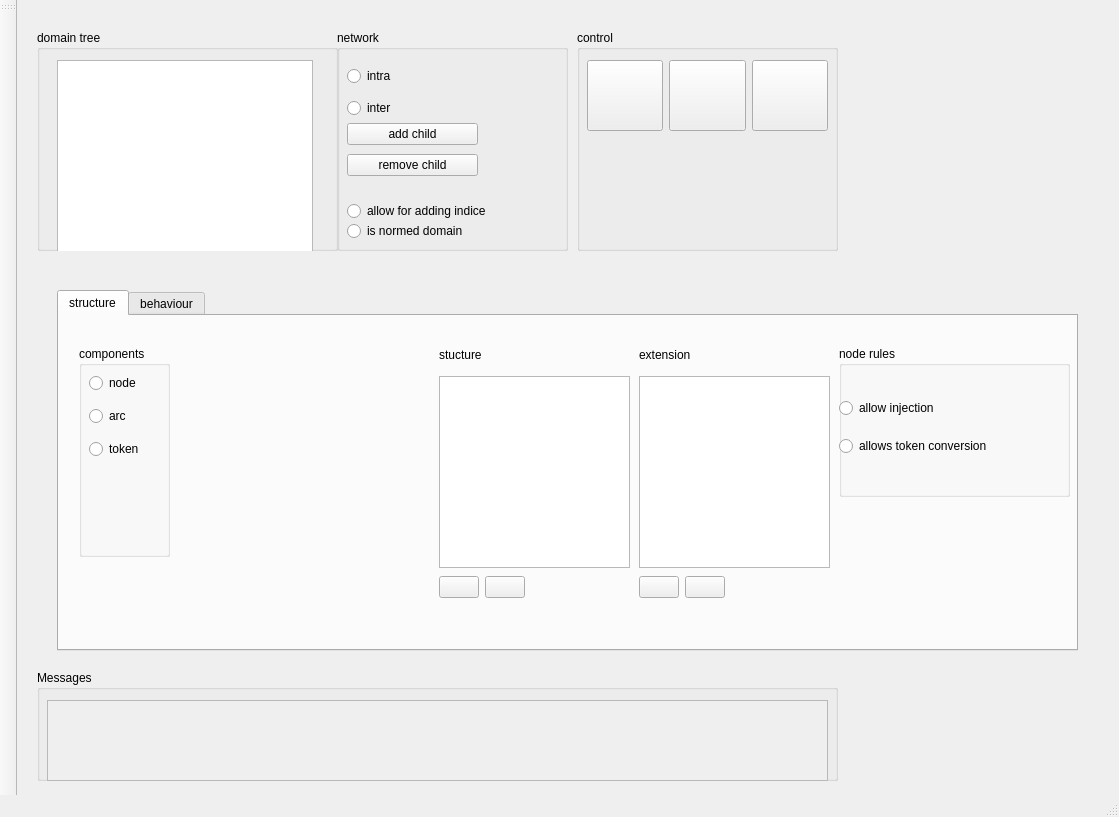
<?xml version="1.0" encoding="UTF-8"?>
<ui version="4.0">
 <class>MainWindow</class>
 <widget class="QMainWindow" name="MainWindow">
  <property name="geometry">
   <rect>
    <x>0</x>
    <y>0</y>
    <width>1119</width>
    <height>817</height>
   </rect>
  </property>
  <property name="sizePolicy">
   <sizepolicy hsizetype="Expanding" vsizetype="Expanding">
    <horstretch>0</horstretch>
    <verstretch>0</verstretch>
   </sizepolicy>
  </property>
  <property name="minimumSize">
   <size>
    <width>100</width>
    <height>0</height>
   </size>
  </property>
  <property name="windowTitle">
   <string>Process Modeller</string>
  </property>
  <property name="dockNestingEnabled">
   <bool>false</bool>
  </property>
  <property name="dockOptions">
   <set>QMainWindow::AllowTabbedDocks|QMainWindow::AnimatedDocks|QMainWindow::ForceTabbedDocks|QMainWindow::VerticalTabs</set>
  </property>
  <widget class="QWidget" name="centralwidget">
   <property name="layoutDirection">
    <enum>Qt::LeftToRight</enum>
   </property>
   <widget class="QGroupBox" name="groupBoxNetwork">
    <property name="geometry">
     <rect>
      <x>320</x>
      <y>30</y>
      <width>231</width>
      <height>221</height>
     </rect>
    </property>
    <property name="title">
     <string>network</string>
    </property>
    <widget class="QWidget" name="layoutWidget">
     <property name="geometry">
      <rect>
       <x>10</x>
       <y>30</y>
       <width>69</width>
       <height>66</height>
      </rect>
     </property>
     <layout class="QVBoxLayout" name="verticalLayout_3">
      <item>
       <widget class="QRadioButton" name="radioButtonIntra">
        <property name="text">
         <string>intra</string>
        </property>
       </widget>
      </item>
      <item>
       <widget class="QRadioButton" name="radioButtonInter">
        <property name="text">
         <string>inter</string>
        </property>
       </widget>
      </item>
     </layout>
    </widget>
    <widget class="QWidget" name="layoutWidget">
     <property name="geometry">
      <rect>
       <x>10</x>
       <y>90</y>
       <width>131</width>
       <height>61</height>
      </rect>
     </property>
     <layout class="QVBoxLayout" name="verticalLayout_4">
      <item>
       <widget class="QPushButton" name="pushAddChild">
        <property name="text">
         <string>add child</string>
        </property>
       </widget>
      </item>
      <item>
       <widget class="QPushButton" name="pushRemoveChild">
        <property name="text">
         <string>remove child</string>
        </property>
       </widget>
      </item>
     </layout>
    </widget>
    <widget class="QRadioButton" name="radioButtonIsEnableAddingIndex">
     <property name="geometry">
      <rect>
       <x>10</x>
       <y>170</y>
       <width>201</width>
       <height>22</height>
      </rect>
     </property>
     <property name="toolTip">
      <string extracomment="enable if variable class is represent the state for the node"/>
     </property>
     <property name="text">
      <string>allow for adding indice</string>
     </property>
     <property name="autoExclusive">
      <bool>false</bool>
     </property>
    </widget>
    <widget class="QRadioButton" name="radioButtonNormedDomain">
     <property name="geometry">
      <rect>
       <x>10</x>
       <y>190</y>
       <width>201</width>
       <height>22</height>
      </rect>
     </property>
     <property name="toolTip">
      <string extracomment="enable if variable class is represent the state for the node"/>
     </property>
     <property name="text">
      <string>is normed domain</string>
     </property>
     <property name="autoExclusive">
      <bool>false</bool>
     </property>
    </widget>
   </widget>
   <widget class="QGroupBox" name="groupBoxFile">
    <property name="geometry">
     <rect>
      <x>560</x>
      <y>30</y>
      <width>261</width>
      <height>221</height>
     </rect>
    </property>
    <property name="title">
     <string>control</string>
    </property>
    <widget class="QWidget" name="layoutWidget">
     <property name="geometry">
      <rect>
       <x>10</x>
       <y>30</y>
       <width>241</width>
       <height>71</height>
      </rect>
     </property>
     <layout class="QHBoxLayout" name="horizontalLayout_4">
      <property name="sizeConstraint">
       <enum>QLayout::SetNoConstraint</enum>
      </property>
      <item>
       <widget class="QPushButton" name="pushSave">
        <property name="sizePolicy">
         <sizepolicy hsizetype="Expanding" vsizetype="Expanding">
          <horstretch>0</horstretch>
          <verstretch>0</verstretch>
         </sizepolicy>
        </property>
        <property name="toolTip">
         <string>save ProMo base ontology</string>
        </property>
        <property name="text">
         <string/>
        </property>
       </widget>
      </item>
      <item>
       <widget class="QPushButton" name="pushInfo">
        <property name="sizePolicy">
         <sizepolicy hsizetype="Expanding" vsizetype="Expanding">
          <horstretch>0</horstretch>
          <verstretch>0</verstretch>
         </sizepolicy>
        </property>
        <property name="toolTip">
         <string>information</string>
        </property>
        <property name="text">
         <string/>
        </property>
       </widget>
      </item>
      <item>
       <widget class="QPushButton" name="pushGraph">
        <property name="sizePolicy">
         <sizepolicy hsizetype="Expanding" vsizetype="Expanding">
          <horstretch>0</horstretch>
          <verstretch>0</verstretch>
         </sizepolicy>
        </property>
        <property name="toolTip">
         <string>make ProMo ontology graph</string>
        </property>
        <property name="text">
         <string/>
        </property>
       </widget>
      </item>
     </layout>
    </widget>
   </widget>
   <widget class="QTabWidget" name="tabWidget">
    <property name="geometry">
     <rect>
      <x>40</x>
      <y>290</y>
      <width>1021</width>
      <height>361</height>
     </rect>
    </property>
    <property name="toolTip">
     <string>&lt;html&gt;&lt;head/&gt;&lt;body&gt;&lt;p&gt;defines &lt;span style=&quot; font-weight:600;&quot;&gt;structure&lt;/span&gt; --&amp;gt; bookkeeping &lt;/p&gt;&lt;p&gt;&lt;span style=&quot; font-weight:600;&quot;&gt;behaviour&lt;/span&gt; --&amp;gt; taxonometry of variabless&lt;/p&gt;&lt;/body&gt;&lt;/html&gt;</string>
    </property>
    <property name="currentIndex">
     <number>0</number>
    </property>
    <widget class="QWidget" name="tab_structure">
     <attribute name="title">
      <string>structure</string>
     </attribute>
     <attribute name="toolTip">
      <string>&lt;html&gt;&lt;head/&gt;&lt;body&gt;&lt;p&gt;structure the section that servest the bookkeeping. &lt;/p&gt;&lt;p&gt;Contains all items that appear in the models&lt;/p&gt;&lt;p&gt;&lt;span style=&quot; font-weight:600;&quot;&gt;nodes&lt;/span&gt;: dynamics and distribution nature, &lt;/p&gt;&lt;p&gt;&lt;span style=&quot; font-weight:600;&quot;&gt;arcs&lt;/span&gt; for each type of token the transport nature and the distribution nature, &lt;/p&gt;&lt;p&gt;&lt;span style=&quot; font-weight:600;&quot;&gt;tokens&lt;/span&gt;: token item and refinement &lt;/p&gt;&lt;/body&gt;&lt;/html&gt;</string>
     </attribute>
     <widget class="QGroupBox" name="groupBoxStructureComponents">
      <property name="geometry">
       <rect>
        <x>20</x>
        <y>30</y>
        <width>91</width>
        <height>211</height>
       </rect>
      </property>
      <property name="title">
       <string>components</string>
      </property>
      <widget class="QWidget" name="layoutWidget">
       <property name="geometry">
        <rect>
         <x>10</x>
         <y>20</y>
         <width>74</width>
         <height>101</height>
        </rect>
       </property>
       <layout class="QVBoxLayout" name="verticalLayout">
        <item>
         <widget class="QRadioButton" name="radioButtonStructureNode">
          <property name="text">
           <string>node</string>
          </property>
         </widget>
        </item>
        <item>
         <widget class="QRadioButton" name="radioButtonStructureArc">
          <property name="text">
           <string>arc</string>
          </property>
         </widget>
        </item>
        <item>
         <widget class="QRadioButton" name="radioButtonStructureToken">
          <property name="text">
           <string>token</string>
          </property>
         </widget>
        </item>
       </layout>
      </widget>
     </widget>
     <widget class="QWidget" name="widgetToken" native="true">
      <property name="geometry">
       <rect>
        <x>120</x>
        <y>10</y>
        <width>251</width>
        <height>301</height>
       </rect>
      </property>
      <widget class="QWidget" name="horizontalLayoutWidget">
       <property name="geometry">
        <rect>
         <x>10</x>
         <y>50</y>
         <width>231</width>
         <height>191</height>
        </rect>
       </property>
       <layout class="QHBoxLayout" name="horizontalLayoutToken"/>
      </widget>
     </widget>
     <widget class="QListWidget" name="listViewStructure">
      <property name="geometry">
       <rect>
        <x>380</x>
        <y>60</y>
        <width>191</width>
        <height>192</height>
       </rect>
      </property>
      <property name="toolTip">
       <string>&lt;html&gt;&lt;head/&gt;&lt;body&gt;&lt;p&gt;click once to select&lt;/p&gt;&lt;p&gt;twice to jump to definition location&lt;/p&gt;&lt;/body&gt;&lt;/html&gt;</string>
      </property>
     </widget>
     <widget class="QListWidget" name="listViewStructureExtension">
      <property name="geometry">
       <rect>
        <x>580</x>
        <y>60</y>
        <width>191</width>
        <height>192</height>
       </rect>
      </property>
      <property name="toolTip">
       <string>&lt;html&gt;&lt;head/&gt;&lt;body&gt;&lt;p&gt;click once to select&lt;/p&gt;&lt;p&gt;twice to jump to definition location&lt;/p&gt;&lt;/body&gt;&lt;/html&gt;</string>
      </property>
     </widget>
     <widget class="QWidget" name="layoutWidget">
      <property name="geometry">
       <rect>
        <x>380</x>
        <y>260</y>
        <width>120</width>
        <height>41</height>
       </rect>
      </property>
      <layout class="QHBoxLayout" name="horizontalLayout">
       <property name="sizeConstraint">
        <enum>QLayout::SetFixedSize</enum>
       </property>
       <item>
        <widget class="QPushButton" name="pushNewStructureElement">
         <property name="toolTip">
          <string>add</string>
         </property>
         <property name="text">
          <string/>
         </property>
        </widget>
       </item>
       <item>
        <widget class="QPushButton" name="pushDeleteStructureElement">
         <property name="toolTip">
          <string>remove</string>
         </property>
         <property name="text">
          <string/>
         </property>
        </widget>
       </item>
      </layout>
     </widget>
     <widget class="QWidget" name="layoutWidget">
      <property name="geometry">
       <rect>
        <x>580</x>
        <y>260</y>
        <width>120</width>
        <height>41</height>
       </rect>
      </property>
      <layout class="QHBoxLayout" name="horizontalLayout_2">
       <property name="sizeConstraint">
        <enum>QLayout::SetFixedSize</enum>
       </property>
       <item>
        <widget class="QPushButton" name="pushNewStructureElementExtension">
         <property name="toolTip">
          <string>add</string>
         </property>
         <property name="text">
          <string/>
         </property>
        </widget>
       </item>
       <item>
        <widget class="QPushButton" name="pushDeleteStructureElementExtension">
         <property name="toolTip">
          <string>remove</string>
         </property>
         <property name="text">
          <string/>
         </property>
        </widget>
       </item>
      </layout>
     </widget>
     <widget class="QLabel" name="labelStructure">
      <property name="geometry">
       <rect>
        <x>380</x>
        <y>30</y>
        <width>161</width>
        <height>17</height>
       </rect>
      </property>
      <property name="text">
       <string>stucture</string>
      </property>
     </widget>
     <widget class="QLabel" name="labelStructureExtension">
      <property name="geometry">
       <rect>
        <x>580</x>
        <y>30</y>
        <width>181</width>
        <height>17</height>
       </rect>
      </property>
      <property name="text">
       <string>extension</string>
      </property>
     </widget>
     <widget class="QGroupBox" name="groupBoxStructureRules">
      <property name="geometry">
       <rect>
        <x>780</x>
        <y>30</y>
        <width>231</width>
        <height>151</height>
       </rect>
      </property>
      <property name="title">
       <string>node rules</string>
      </property>
      <widget class="QWidget" name="verticalLayoutWidget_2">
       <property name="geometry">
        <rect>
         <x>0</x>
         <y>40</y>
         <width>231</width>
         <height>83</height>
        </rect>
       </property>
       <layout class="QVBoxLayout" name="verticalLayout_6">
        <item>
         <widget class="QRadioButton" name="radioButtonAllowsInjection">
          <property name="toolTip">
           <string extracomment="allows for injecting tokens"/>
          </property>
          <property name="text">
           <string>allow injection</string>
          </property>
          <property name="autoExclusive">
           <bool>false</bool>
          </property>
         </widget>
        </item>
        <item>
         <widget class="QRadioButton" name="radioButtonAllowsTokenConversion">
          <property name="toolTip">
           <string extracomment="allows for injecting token conversions"/>
          </property>
          <property name="text">
           <string>allows token conversion</string>
          </property>
          <property name="autoExclusive">
           <bool>false</bool>
          </property>
         </widget>
        </item>
       </layout>
      </widget>
     </widget>
    </widget>
    <widget class="QWidget" name="tab_behaviour">
     <attribute name="title">
      <string>behaviour</string>
     </attribute>
     <attribute name="toolTip">
      <string>&lt;html&gt;&lt;head/&gt;&lt;body&gt;&lt;p&gt;&lt;span style=&quot; font-weight:600;&quot;&gt;behaviour&lt;/span&gt;: &lt;/p&gt;&lt;p&gt;&lt;span style=&quot; font-weight:600;&quot;&gt;graph&lt;/span&gt; --&amp;gt; network,&lt;/p&gt;&lt;p&gt;&lt;span style=&quot; font-weight:600;&quot;&gt;node&lt;/span&gt; : constant, frame and state, &lt;/p&gt;&lt;p&gt;&lt;span style=&quot; font-weight:600;&quot;&gt;arc&lt;/span&gt;: transport&lt;/p&gt;&lt;/body&gt;&lt;/html&gt;</string>
     </attribute>
     <widget class="QWidget" name="layoutWidget">
      <property name="geometry">
       <rect>
        <x>150</x>
        <y>260</y>
        <width>120</width>
        <height>41</height>
       </rect>
      </property>
      <layout class="QHBoxLayout" name="horizontalLayout_3">
       <property name="sizeConstraint">
        <enum>QLayout::SetFixedSize</enum>
       </property>
       <item>
        <widget class="QPushButton" name="pushNewBehaviourElement">
         <property name="text">
          <string/>
         </property>
        </widget>
       </item>
       <item>
        <widget class="QPushButton" name="pushDeleteBehaviourElement">
         <property name="text">
          <string/>
         </property>
        </widget>
       </item>
      </layout>
     </widget>
     <widget class="QGroupBox" name="groupBoxBehaviourComponents">
      <property name="geometry">
       <rect>
        <x>40</x>
        <y>40</y>
        <width>91</width>
        <height>211</height>
       </rect>
      </property>
      <property name="title">
       <string>components</string>
      </property>
      <widget class="QWidget" name="layoutWidget">
       <property name="geometry">
        <rect>
         <x>10</x>
         <y>20</y>
         <width>75</width>
         <height>101</height>
        </rect>
       </property>
       <layout class="QVBoxLayout" name="verticalLayout_2">
        <item>
         <widget class="QRadioButton" name="radioButtonBehaviourGraph">
          <property name="text">
           <string>graph</string>
          </property>
         </widget>
        </item>
        <item>
         <widget class="QRadioButton" name="radioButtonBehaviourNode">
          <property name="text">
           <string>node</string>
          </property>
         </widget>
        </item>
        <item>
         <widget class="QRadioButton" name="radioButtonBehaviourArc">
          <property name="text">
           <string>arc</string>
          </property>
         </widget>
        </item>
       </layout>
      </widget>
     </widget>
     <widget class="QListWidget" name="listViewBehaviour">
      <property name="geometry">
       <rect>
        <x>150</x>
        <y>60</y>
        <width>191</width>
        <height>192</height>
       </rect>
      </property>
      <property name="toolTip">
       <string>&lt;html&gt;&lt;head/&gt;&lt;body&gt;&lt;p&gt;&lt;span style=&quot; font-weight:600;&quot;&gt;single&lt;/span&gt; click   --&amp;gt; select&lt;/p&gt;&lt;p&gt;&lt;span style=&quot; font-weight:600;&quot;&gt;double&lt;/span&gt; click --&amp;gt; jump to where item has been defined&lt;/p&gt;&lt;/body&gt;&lt;/html&gt;</string>
      </property>
     </widget>
     <widget class="QGroupBox" name="groupBoxBehaviourRules">
      <property name="geometry">
       <rect>
        <x>370</x>
        <y>40</y>
        <width>341</width>
        <height>211</height>
       </rect>
      </property>
      <property name="title">
       <string>variable rules</string>
      </property>
      <widget class="QWidget" name="verticalLayoutWidget">
       <property name="geometry">
        <rect>
         <x>10</x>
         <y>50</y>
         <width>303</width>
         <height>83</height>
        </rect>
       </property>
       <layout class="QVBoxLayout" name="verticalLayout_5">
        <item>
         <widget class="QRadioButton" name="radioButtonHasPortVariables">
          <property name="toolTip">
           <string extracomment="enable if the variable class can have port variables"/>
          </property>
          <property name="text">
           <string>has port variables</string>
          </property>
          <property name="autoExclusive">
           <bool>false</bool>
          </property>
         </widget>
        </item>
        <item>
         <widget class="QRadioButton" name="radioButtonHasPersistantVariables">
          <property name="toolTip">
           <string extracomment="persistant variables cannot be deleted"/>
          </property>
          <property name="text">
           <string>has persistent variables</string>
          </property>
          <property name="autoExclusive">
           <bool>false</bool>
          </property>
         </widget>
        </item>
        <item>
         <widget class="QRadioButton" name="radioButtonAreConstants">
          <property name="toolTip">
           <string extracomment="will normally be instantiated with a number"/>
          </property>
          <property name="text">
           <string>are constants -&gt; numerically instantiated</string>
          </property>
          <property name="autoExclusive">
           <bool>false</bool>
          </property>
         </widget>
        </item>
       </layout>
      </widget>
     </widget>
    </widget>
   </widget>
   <widget class="QGroupBox" name="groupBox">
    <property name="geometry">
     <rect>
      <x>20</x>
      <y>30</y>
      <width>301</width>
      <height>221</height>
     </rect>
    </property>
    <property name="title">
     <string>domain tree</string>
    </property>
    <widget class="QTreeWidget" name="treeWidget">
     <property name="geometry">
      <rect>
       <x>20</x>
       <y>30</y>
       <width>256</width>
       <height>192</height>
      </rect>
     </property>
     <property name="toolTip">
      <string>ProMo ontology domain tree</string>
     </property>
     <attribute name="headerVisible">
      <bool>false</bool>
     </attribute>
     <column>
      <property name="text">
       <string notr="true">1</string>
      </property>
     </column>
    </widget>
   </widget>
   <widget class="QGroupBox" name="groupBox_2">
    <property name="geometry">
     <rect>
      <x>20</x>
      <y>670</y>
      <width>801</width>
      <height>111</height>
     </rect>
    </property>
    <property name="title">
     <string>Messages</string>
    </property>
    <widget class="QTextBrowser" name="msgWindow">
     <property name="enabled">
      <bool>false</bool>
     </property>
     <property name="geometry">
      <rect>
       <x>10</x>
       <y>30</y>
       <width>781</width>
       <height>81</height>
      </rect>
     </property>
     <property name="palette">
      <palette>
       <active>
        <colorrole role="WindowText">
         <brush brushstyle="SolidPattern">
          <color alpha="255">
           <red>76</red>
           <green>76</green>
           <blue>76</blue>
          </color>
         </brush>
        </colorrole>
        <colorrole role="Text">
         <brush brushstyle="SolidPattern">
          <color alpha="255">
           <red>60</red>
           <green>60</green>
           <blue>60</blue>
          </color>
         </brush>
        </colorrole>
        <colorrole role="PlaceholderText">
         <brush brushstyle="NoBrush">
          <color alpha="128">
           <red>60</red>
           <green>60</green>
           <blue>60</blue>
          </color>
         </brush>
        </colorrole>
       </active>
       <inactive>
        <colorrole role="WindowText">
         <brush brushstyle="SolidPattern">
          <color alpha="255">
           <red>76</red>
           <green>76</green>
           <blue>76</blue>
          </color>
         </brush>
        </colorrole>
        <colorrole role="Text">
         <brush brushstyle="SolidPattern">
          <color alpha="255">
           <red>60</red>
           <green>60</green>
           <blue>60</blue>
          </color>
         </brush>
        </colorrole>
        <colorrole role="PlaceholderText">
         <brush brushstyle="NoBrush">
          <color alpha="128">
           <red>60</red>
           <green>60</green>
           <blue>60</blue>
          </color>
         </brush>
        </colorrole>
       </inactive>
       <disabled>
        <colorrole role="WindowText">
         <brush brushstyle="SolidPattern">
          <color alpha="255">
           <red>255</red>
           <green>0</green>
           <blue>0</blue>
          </color>
         </brush>
        </colorrole>
        <colorrole role="Text">
         <brush brushstyle="SolidPattern">
          <color alpha="255">
           <red>255</red>
           <green>0</green>
           <blue>0</blue>
          </color>
         </brush>
        </colorrole>
        <colorrole role="PlaceholderText">
         <brush brushstyle="NoBrush">
          <color alpha="128">
           <red>60</red>
           <green>60</green>
           <blue>60</blue>
          </color>
         </brush>
        </colorrole>
       </disabled>
      </palette>
     </property>
     <property name="font">
      <font>
       <weight>75</weight>
       <bold>true</bold>
      </font>
     </property>
     <property name="acceptDrops">
      <bool>false</bool>
     </property>
    </widget>
   </widget>
  </widget>
  <widget class="QStatusBar" name="statusbar"/>
  <widget class="QToolBar" name="toolBar">
   <property name="orientation">
    <enum>Qt::Vertical</enum>
   </property>
   <attribute name="toolBarArea">
    <enum>LeftToolBarArea</enum>
   </attribute>
   <attribute name="toolBarBreak">
    <bool>false</bool>
   </attribute>
  </widget>
 </widget>
 <resources/>
 <connections/>
</ui>
